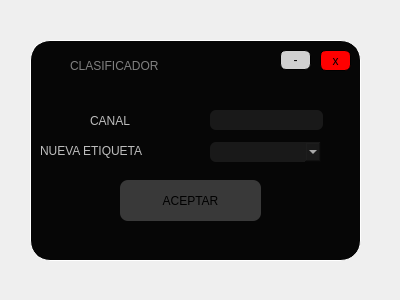
<?xml version="1.0" encoding="UTF-8"?>
<ui version="4.0">
 <class>Form</class>
 <widget class="QWidget" name="Form">
  <property name="geometry">
   <rect>
    <x>0</x>
    <y>0</y>
    <width>400</width>
    <height>300</height>
   </rect>
  </property>
  <property name="windowTitle">
   <string>Form</string>
  </property>
  <widget class="QWidget" name="widget" native="true">
   <property name="geometry">
    <rect>
     <x>30</x>
     <y>40</y>
     <width>331</width>
     <height>221</height>
    </rect>
   </property>
   <property name="styleSheet">
    <string notr="true">QWidget#widget{

background-color: rgb(6, 6, 6);
border-radius:20px;
	gridline-color: rgb(255, 255, 255);
	border-color: rgb(255, 255, 255);
border: 1px solid white;
}</string>
   </property>
   <widget class="QPushButton" name="BAceptar">
    <property name="geometry">
     <rect>
      <x>90</x>
      <y>140</y>
      <width>141</width>
      <height>41</height>
     </rect>
    </property>
    <property name="cursor">
     <cursorShape>PointingHandCursor</cursorShape>
    </property>
    <property name="styleSheet">
     <string notr="true">QPushButton#BAceptar{

background-color: rgb(57, 57, 57);

border-radius:8px;

font: 70 15pt &quot;Rockwell Extra Bold&quot;;
color:black;
}</string>
    </property>
    <property name="text">
     <string>ACEPTAR</string>
    </property>
   </widget>
   <widget class="QLabel" name="label_2">
    <property name="geometry">
     <rect>
      <x>60</x>
      <y>70</y>
      <width>71</width>
      <height>21</height>
     </rect>
    </property>
    <property name="styleSheet">
     <string notr="true">font: 14pt &quot;Lucida Console&quot;;

color: rgb(189, 189, 189);
;
font: 70 12pt &quot;Rockwell Extra Bold&quot;;</string>
    </property>
    <property name="text">
     <string>CANAL</string>
    </property>
   </widget>
   <widget class="QLineEdit" name="lineEdit">
    <property name="geometry">
     <rect>
      <x>180</x>
      <y>70</y>
      <width>113</width>
      <height>20</height>
     </rect>
    </property>
    <property name="styleSheet">
     <string notr="true">background-color: rgb(25, 25, 25);
border-radius:6px;
color: white</string>
    </property>
    <property name="text">
     <string/>
    </property>
   </widget>
   <widget class="QFrame" name="frame_4">
    <property name="geometry">
     <rect>
      <x>10</x>
      <y>10</y>
      <width>311</width>
      <height>31</height>
     </rect>
    </property>
    <property name="styleSheet">
     <string notr="true">QFrame#frame_4{
	background-color: rgb(6, 6, 6);
border-top-left-radius:20px;
border-top-right-radius:20px;



}</string>
    </property>
    <property name="frameShape">
     <enum>QFrame::StyledPanel</enum>
    </property>
    <property name="frameShadow">
     <enum>QFrame::Raised</enum>
    </property>
    <widget class="QPushButton" name="min_3">
     <property name="geometry">
      <rect>
       <x>910</x>
       <y>10</y>
       <width>41</width>
       <height>21</height>
      </rect>
     </property>
     <property name="cursor">
      <cursorShape>PointingHandCursor</cursorShape>
     </property>
     <property name="styleSheet">
      <string notr="true">QPushButton#min_3{
	background-color: rgb(208, 208, 208);
font: 16pt &quot;MS Shell Dlg 2&quot;;
border-radius:6px;
border: 1px solid black;


}</string>
     </property>
     <property name="text">
      <string>-</string>
     </property>
    </widget>
    <widget class="QPushButton" name="cerrar_3">
     <property name="geometry">
      <rect>
       <x>960</x>
       <y>10</y>
       <width>41</width>
       <height>21</height>
      </rect>
     </property>
     <property name="cursor">
      <cursorShape>PointingHandCursor</cursorShape>
     </property>
     <property name="styleSheet">
      <string notr="true">QPushButton#cerrar_3{

background-color: rgb(255, 0, 0);
border-radius:6px;
border: 1px solid black;
font: 11pt &quot;MS Shell Dlg 2&quot;;

}</string>
     </property>
     <property name="text">
      <string>x</string>
     </property>
    </widget>
    <widget class="QLabel" name="label_6">
     <property name="geometry">
      <rect>
       <x>30</x>
       <y>-10</y>
       <width>191</width>
       <height>51</height>
      </rect>
     </property>
     <property name="styleSheet">
      <string notr="true">font: 14pt &quot;Lucida Console&quot;;
color:gray
;
font: 70 10pt &quot;Rockwell Extra Bold&quot;;</string>
     </property>
     <property name="text">
      <string>CLASIFICADOR</string>
     </property>
    </widget>
    <widget class="QLabel" name="label_5">
     <property name="geometry">
      <rect>
       <x>0</x>
       <y>0</y>
       <width>31</width>
       <height>31</height>
      </rect>
     </property>
     <property name="styleSheet">
      <string notr="true">border-image: url(:/Iconos/Icono youtube.png);</string>
     </property>
     <property name="text">
      <string/>
     </property>
    </widget>
    <widget class="QPushButton" name="min_4">
     <property name="geometry">
      <rect>
       <x>240</x>
       <y>0</y>
       <width>31</width>
       <height>20</height>
      </rect>
     </property>
     <property name="cursor">
      <cursorShape>PointingHandCursor</cursorShape>
     </property>
     <property name="styleSheet">
      <string notr="true">QPushButton#min_4{
	background-color: rgb(208, 208, 208);
font: 16pt &quot;MS Shell Dlg 2&quot;;
border-radius:6px;
border: 1px solid black;


}</string>
     </property>
     <property name="text">
      <string>-</string>
     </property>
    </widget>
    <widget class="QPushButton" name="cerrar_4">
     <property name="geometry">
      <rect>
       <x>280</x>
       <y>0</y>
       <width>31</width>
       <height>21</height>
      </rect>
     </property>
     <property name="cursor">
      <cursorShape>PointingHandCursor</cursorShape>
     </property>
     <property name="styleSheet">
      <string notr="true">QPushButton#cerrar_4{

background-color: rgb(255, 0, 0);
border-radius:6px;
border: 1px solid black;
font: 11pt &quot;MS Shell Dlg 2&quot;;

}</string>
     </property>
     <property name="text">
      <string>x</string>
     </property>
    </widget>
   </widget>
   <widget class="QLabel" name="label_3">
    <property name="geometry">
     <rect>
      <x>10</x>
      <y>100</y>
      <width>161</width>
      <height>21</height>
     </rect>
    </property>
    <property name="styleSheet">
     <string notr="true">font: 14pt &quot;Lucida Console&quot;;

color: rgb(189, 189, 189);
;
font: 70 12pt &quot;Rockwell Extra Bold&quot;;</string>
    </property>
    <property name="text">
     <string>NUEVA ETIQUETA</string>
    </property>
   </widget>
   <widget class="QComboBox" name="comboBox">
    <property name="geometry">
     <rect>
      <x>180</x>
      <y>102</y>
      <width>111</width>
      <height>20</height>
     </rect>
    </property>
    <property name="styleSheet">
     <string notr="true">background-color: rgb(25, 25, 25);
border-radius:6px;
color: white</string>
    </property>
   </widget>
  </widget>
 </widget>
 <resources>
  <include location="imagen.qrc"/>
 </resources>
 <connections/>
</ui>
